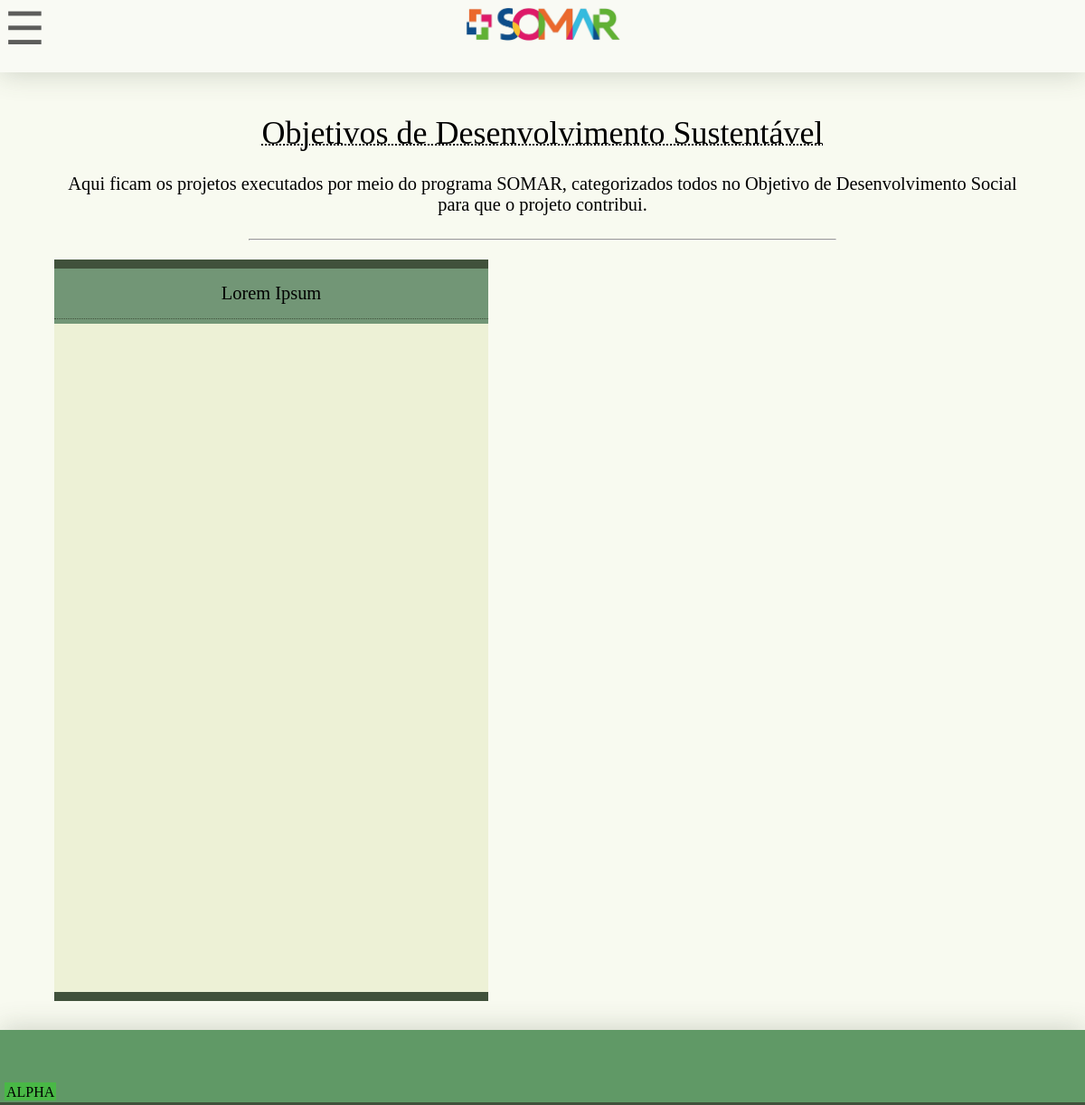
The page /projects/ on the database as committed earlier.
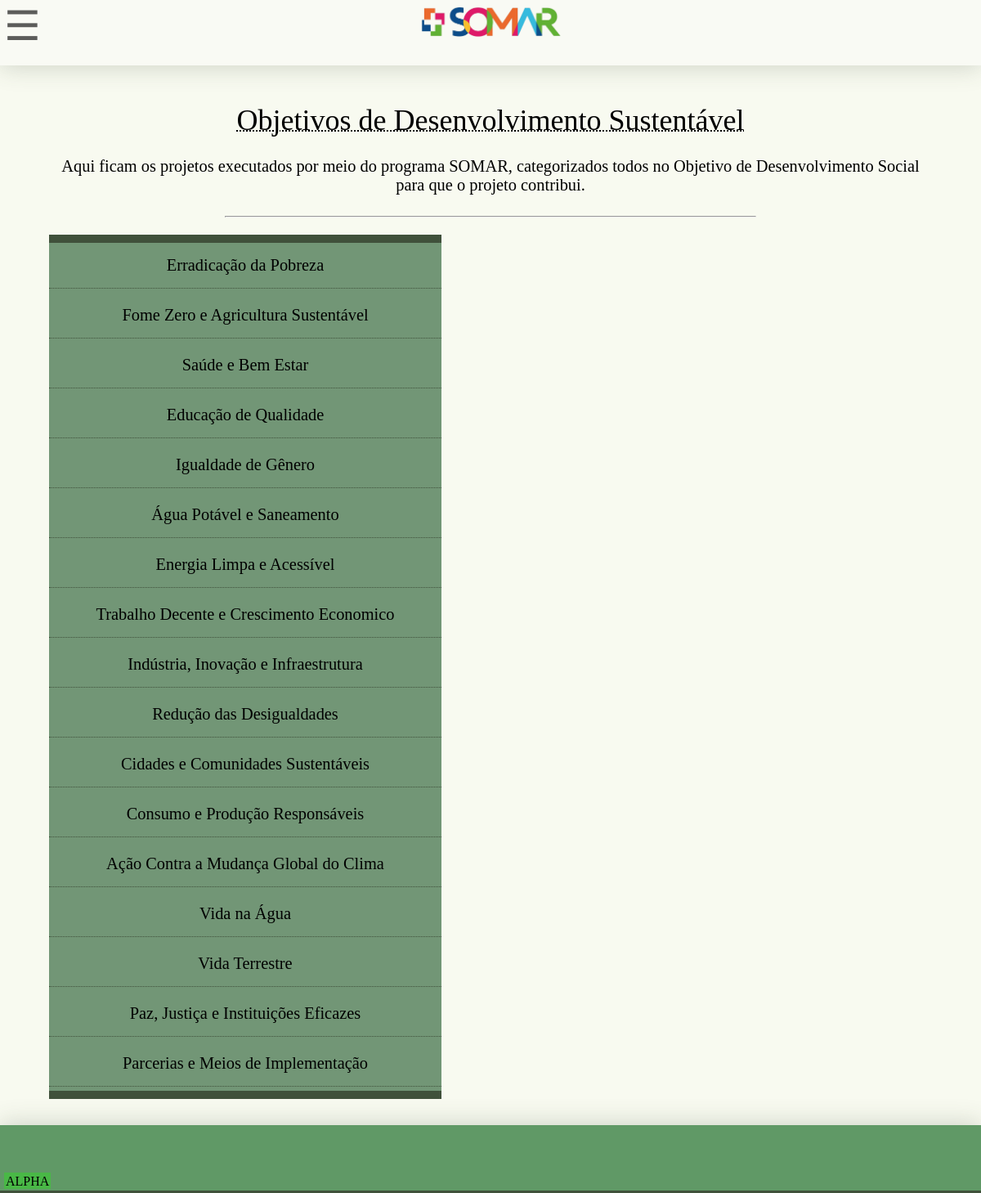
The same page on the database as committed later.
### alexandria_site/models.py (models this page shows)
class Objective(models.Model):
    name = models.CharField(max_length=60)
    def __str__(self):
        return self.name

### alexandria_site/views.py (the view)
# urls.py: path("projects/", views.projects, name='projects'),
def projects(request):
    objectives = models.Objective.objects.all()
    projects = models.Project.objects.all()
    return render(request, 'alexandria_site/projects.html', {
        "objectives": objectives,
        "projects": projects,
        "bgimg": "background-image: url('../static/leaves_tileable.jpg'); background-size: 50%; max-height=100%;",
        })

### alexandria_site/models.py (called while the page is built)
    def __str__(self):
        return self.name

### alexandria_site/templates/alexandria_site/projects.html (shortened to what this page needs)
{% extends 'alexandria_site/layout.html' %}
{% block content %}
<div class="content">
    <div class="content-section center" style="min-width:90vw;">
        <h1 class="title center">Objetivos de Desenvolvimento Sustentável</h1>
    <p>Aqui ficam os projetos executados por meio do programa SOMAR, categorizados todos no Objetivo de Desenvolvimento Social para que o projeto contribui.</p><br>
    </div>
    <hr style="width: 60%;">
    <div class="content-section">
        <div class="accordion-wrapper" id="accordionWrapper">
            <div class="menu">
                {% for objective in objectives %}
                <button class="accordion" onclick="accordionToggleDown(this)">{{objective}}</button>
                <div class="panel down">
                    {% for project in objective.project_set.all %}
                    <div class="projects">
                        <button class="sub accordion" id="{{project}}" onclick="accordionNavToggle(this)">{{project}} | <small>{{project.state}} - {{project.city}}</small></button>
                    </div>
                    {% endfor %}
                </div>
                {% endfor %}
            </div>
        </div>
    </div>
</div>
{% endblock content %}

### alexandria_site/templates/alexandria_site/layout.html (shortened to what this page needs)
{% load static %}
<!DOCTYPE html>
<html lang="pt-br">
<head>
  <link href="{% static 'css/stylesheet.css' %}" rel="stylesheet">
</head>
<body class="page-bg">
  <symbol class="nav-button" onclick="openNav()">&#9776;</symbol>
  <header class="banner">
    <div>
      <div class="logo">
      <img id="logo" src="../static/logo-simple.png" alt="LOGO" >
      </div>
    </div>
  </header>
    <div id='shade'>
    </div>
    {% block content %}
    {% endblock %}
  <footer class="footer">
    <div style="background-color: #17fc0350; position:fixed; bottom: 5px; left: 5px; width:fit-content; height:fit-content;"><p style="padding:2px; padding-bottom:0px;"> ALPHA </p></div>
  </footer>
</body>
</html>

### alexandria_site/static/css/stylesheet.css (style rules this page uses)
html, body, div, span, applet, object, iframe, h1, h2, h3, h4, h5, h6, p, blockquote, pre, a, abbr, acronym, address, big, cite, code, del, dfn, em, img, ins, kbd, q, s, samp, small, strike, strong, sub, sup, tt, var, b, u, i, center, dl, dt, dd, ol, ul, li, fieldset, form, label, legend, table, caption, tbody, tfoot, thead, tr, th, td, article, aside, canvas, details, embed, figure, figcaption, footer, header, hgroup, menu, nav, output, ruby, section, summary, time, mark, audio, video { margin: 0; padding: 0; border: 0; font-size: 100%; font: inherit; vertical-align: baseline; }
body { display: flex; flex-direction: column; min-height: 100vh; }
:root { --bannerSize: 10vh; --shadow: #40513b3a; --shadowStrong: #40513b8e; --whiter: #f9faf4; --white: #f8faf0; --lighter: #EDF1D6; --light: #9DC08B; --greyish: #a7d8ab; --medium: #609966; --mutedMedium: #729676; --dark: #40513B; }
.page-bg { background-color: var(--white); }
.banner { position:static; z-index: 9998; background-color: var(--whiter); height: var(--bannerSize); width: 100%; top: 0; left: 0; box-shadow: 0px 2px 30px var(--shadow); }
.footer { margin-top: 2em; background-color: var(--medium); box-shadow: 0px -2px 30px var(--shadow); border-bottom: 3px solid var(--dark); width: 100%; height: 80px; bottom: 0; z-index: 998; }
.logo { margin: 0 auto; margin-top: 0.5vh; width: 15vw; height: 100%; transition: 0.2s; }
.logo img { width: 100%; height: 100%; }
.nav-button { position: fixed; color:#000000a1; z-index: 9999; font-size: 50px; cursor: pointer; vertical-align: middle; line-height: calc(var(--bannerSize) - (0.2 * var(--bannerSize))); padding-left: 5px; float:left; }
.content { flex: 1; top: 120px; min-height: 100vh; max-width: 90%; margin: 0 auto; }
#shade { position: fixed; top: 0; height: 100%; width: 100%; z-index: 999; background-color: #00000000; transition: 0.3s; pointer-events: none; }
.content-section { width: 100%; min-height: auto; margin-top: 2%; overflow: hidden; }
.content-section::after { min-height: fit-content; }
.content-section .title { margin: 3vh; font-size: 3vw; text-decoration: underline dotted 0.2vw; }
.content-section p { font-family:'Times New Roman', Times, serif; font-size: 1.7vw; }
.center { margin-left: auto; margin-right: auto; }
.center p, small, h1, h2, h3, h4, h5, h6 { text-align: center; }
.accordion-wrapper { width: 40vw; min-height: 100vh; background-color: var(--lighter); border-bottom: 10px solid var(--dark); border-top: 10px solid var(--dark); margin: 0; margin-right: 0; float: left; overflow: hidden; transition: 0.5s; position: relative; }
.menu { position: relative; background-color: var(--lighter); max-width: 40vw; min-height: 100vh; z-index: 300; }
.accordion { position: relative; width: 40vw; height: 7vh; background-color: var(--mutedMedium); border: none; border-bottom: 1px dotted var(--dark); outline: none; transition: 0.5s; z-index: 300; }
.sub.accordion { width: 100%; height: 5vh; background-color: var(--light); border-bottom: 1px solid var(--dark); }
.accordion { font-family: 'Times New Roman', Times, serif; font-size: 1.7vw; }
.projects { width: 100%; }
.panel { position: relative; max-width: 40vw; background-color: var(--light); border-bottom: 5px solid var(--mutedMedium); overflow: hidden; transition: 0.5s; transition-timing-function: ease-out; z-index: 300; }
.panel.down { max-height: 0; }
.projects { margin: 0 auto; max-width: 100%; }

Rows that differ between the two databases and show on the page:
added Objective: name "Erradicação da Pobreza"
changed Objective: name "Lorem Ipsum" → "Fome Zero e Agricultura Sustentável"
added Objective: name "Saúde e Bem Estar"
added Objective: name "Educação de Qualidade"
added Objective: name "Igualdade de Gênero"
added Objective: name "Água Potável e Saneamento"
added Objective: name "Energia Limpa e Acessível"
added Objective: name "Trabalho Decente e Crescimento Economico"
added Objective: name "Indústria, Inovação e Infraestrutura"
added Objective: name "Redução das Desigualdades"
added Objective: name "Cidades e Comunidades Sustentáveis"
added Objective: name "Consumo e Produção Responsáveis"
added Objective: name "Ação Contra a Mudança Global do Clima"
added Objective: name "Vida na Água"
added Objective: name "Vida Terrestre"
added Objective: name "Paz, Justiça e Instituições Eficazes"
added Objective: name "Parcerias e Meios de Implementação"
